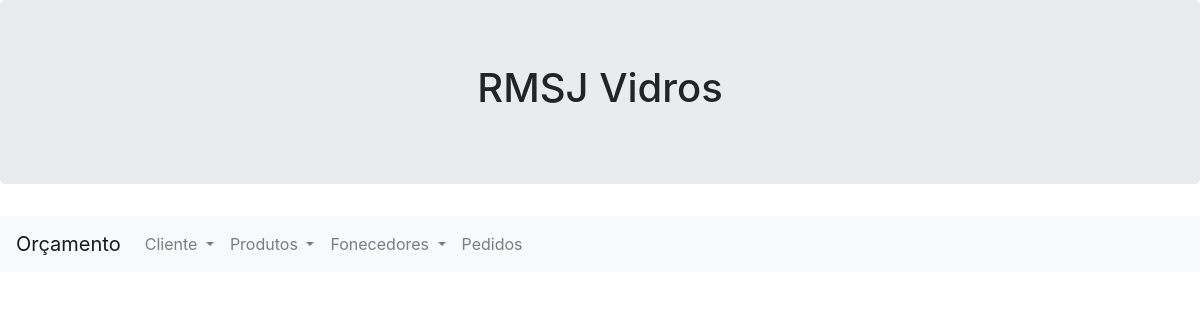
The app's page /cliente/atualizar/1, older data.
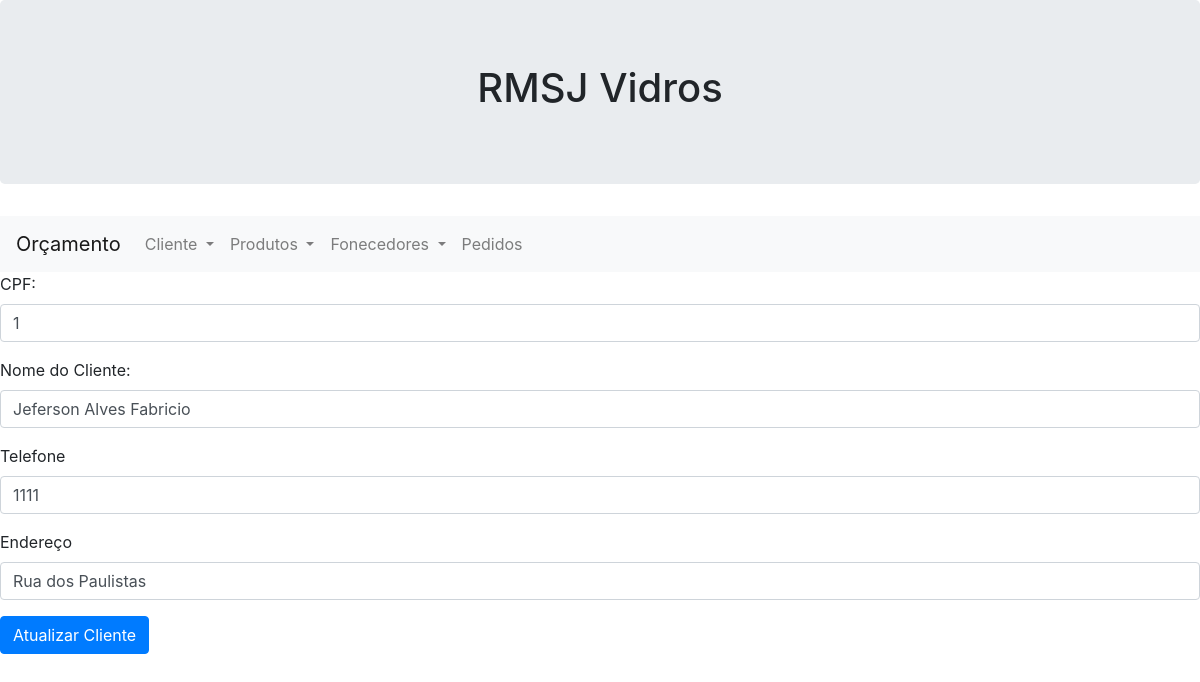
The same page, newer data.
### app/models/tables.py (models this page shows, shortened)
class Cliente(db.Model):
    __tablename__ = "Cliente"
    id = db.Column(db.Integer, primary_key=True)
    nome = db.Column(db.String(80), nullable=False)
    CPF = db.Column(db.String(80),unique=True, nullable=False)
    telefone = db.Column(db.String(80), nullable=False)
    Endereco = db.Column(db.String(80), nullable=False)
    def getCliente(CPF):
        cliente = Cliente.query.filter_by(CPF = CPF).all()
        return cliente

### app/controllers/Router.py (the view, shortened to what this page needs)
@app.route("/cliente/atualizar/<cpf>", methods=["GET","POST"])
def atualizar_cliente(cpf):
    form = forms.ClienteForm(request.form)
    return render_template('cliente.html',ClienteForm=form,cadastrar=False,pesquisa=True,atualizar=True,clientes=tables.Cliente.getCliente(cpf))

### app/models/forms.py
class ClienteForm(FlaskForm):
    nome = StringField("nome",validators=[DataRequired()])
    cpf = StringField("cpf",validators=[DataRequired()])
    telefone = StringField("telefone", validators=[DataRequired()])
    endereco = StringField("endereco",validators=[DataRequired()])

### app/templates/cliente.html (shortened to what this page needs)
{% extends "baseNavbar.html" %}
{% block content %}
{% if cadastrar %}
<form  method = "POST">
    <div class="form-group">
        {{ ClienteForm.csrf_token }}
        <label for="cpf">CPF</label>
        {{ ClienteForm.cpf(id="cpf",class="form-control", placeholder="CPF do Cliente")}}
    </div>
    <div class="form-group">
        <label for="nome">Nome do Cliente</label>
        {{ ClienteForm.nome(class="form-control", id="nome", placeholder="Cliente") }}
        </div>
    <div class="form-group">
        <label for="Telefone">Telefone do Cliente</label>
        {{ ClienteForm.telefone(type="telefone",class="form-control", id="Telefone", placeholder="Seu Telefone") }}
    </div>
    <div class="form-group">
        <label for="endereco">Endereço do Cliente</label>
        {{ ClienteForm.endereco(type="endereco",class="form-control", id="endereco", placeholder="Seu Endereço") }}
    </div>
    {% with messages = get_flashed_messages() %}
      {% if messages %}
        {% for message in messages %}
          <p class="alert alert-danger">{{ message }}</p>
        {% endfor %}
        {% endif %}
      {% endwith %}
     <button type="submit" class="btn btn-primary" action="/cliente/cadastrar/">Enviar</button>
  </form>
  {%else%}
  <form  method = "POST">
  {% if pesquisa %}
    {%for fon in clientes%}
    <div class="form-group">
      <label for="cpf">CPF:</label>
      <input type="text" class="form-control" id="cpf" name="cpf"value="{{fon.CPF}}">
    </div>
    <div class="form-group">
      <label for="cliente">Nome do Cliente:</label>
      <input type="text" class="form-control" id="cliente" name="cliente"value="{{fon.nome}}">
    </div>
    <div class="form-group">
      <label for="telefone">Telefone</label>
      <input type="telefone" class="form-control" id="telefone" name="telefone" value="{{fon.telefone}}">
    </div>
    <div class="form-group">
      <label for="endereco">Endereço</label>
      <input type="endereco" class="form-control" id="endereco" name="endereco" value="{{fon.Endereco}}">
    </div>
    <div class="form-group">
    <button type="submit" class="btn btn-primary" formaction="/cliente/atualizar/{{fon.CPF}}" style={% if pesquisa %} "display:Line"{%else%}"display:none"{%endif%}>Atualizar Cliente</button>
    </div>
    {%endfor%}
      {%endif%}
{% endif %}
</form>
{% endblock %}

### app/templates/baseNavbar.html (shortened to what this page needs)
<!doctype html>
<html lang="pt-br">
  <head>
    <link rel="stylesheet" href="https://stackpath.bootstrapcdn.com/bootstrap/4.1.3/css/bootstrap.min.css">
    </head>
  <body>
<div class="jumbotron text-center">
    <h1>RMSJ Vidros</h1>
  </div>
  <nav class="navbar navbar-expand-lg navbar-light bg-light">
    <a class="navbar-brand" href="../orcamento/">Orçamento</a>
    <div class="collapse navbar-collapse" id="navbarNav">
      <ul class="navbar-nav">
        <li class="nav-item dropdown">
          <a class="nav-link dropdown-toggle" href="#" id="navbarDropdown" role="button" data-toggle="dropdown" aria-haspopup="reue" aria-expanded="false">
              Cliente
          </a>
        </li>
        <li class="nav-item dropdown">
          <a class="nav-link dropdown-toggle" href="#" id="navbarDropdown" role="button" data-toggle="dropdown" aria-haspopup="true" aria-expanded="false">
              Produtos
          </a>
        <li class="nav-item dropdown">
            <a class="nav-link dropdown-toggle" href="#" id="navbarDropdown" role="button" data-toggle="dropdown" aria-haspopup="true" aria-expanded="false">
              Fonecedores
            </a>
          </li>
        <li class="nav-item">
          <a class="nav-link" href="../Pedidos/">Pedidos <span class="sr-only">(current)</span></a>
        </li>
      </ul>
    </div>
  </nav>
    {% block content %}
    {% endblock %}
  </body>
</html>

Row changes from the older to the newer data that the page shows:
added Cliente: telefone "1111", endereco "Rua dos Paulistas"
